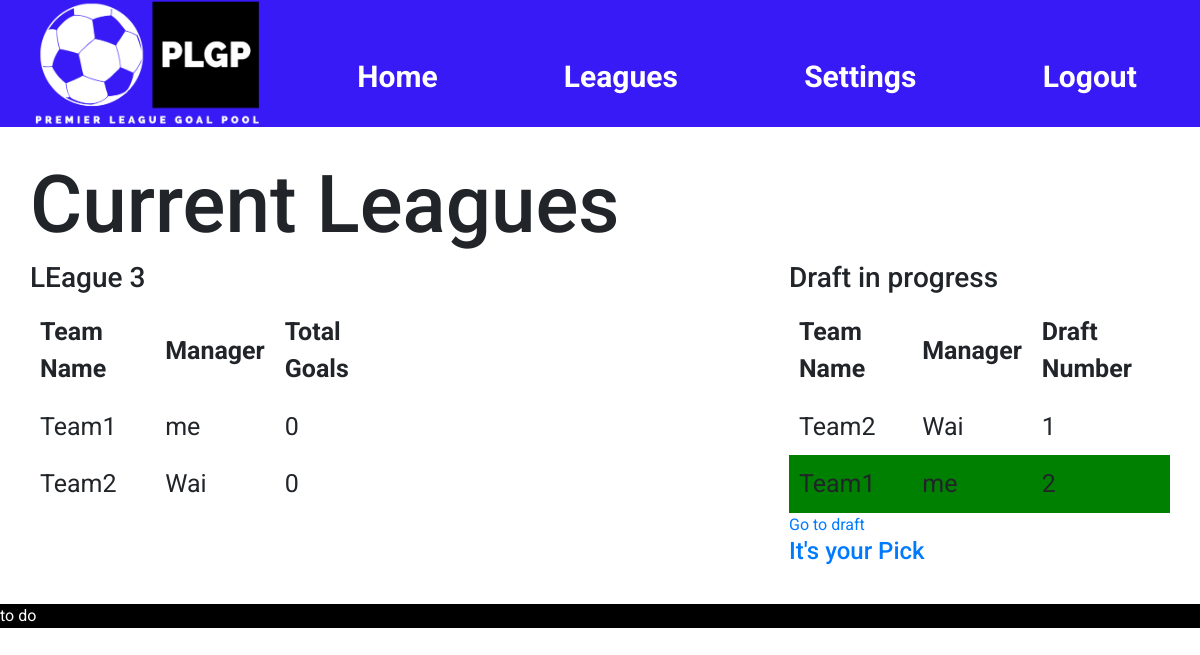
The page /dashboard (signed in) on the database as committed earlier.
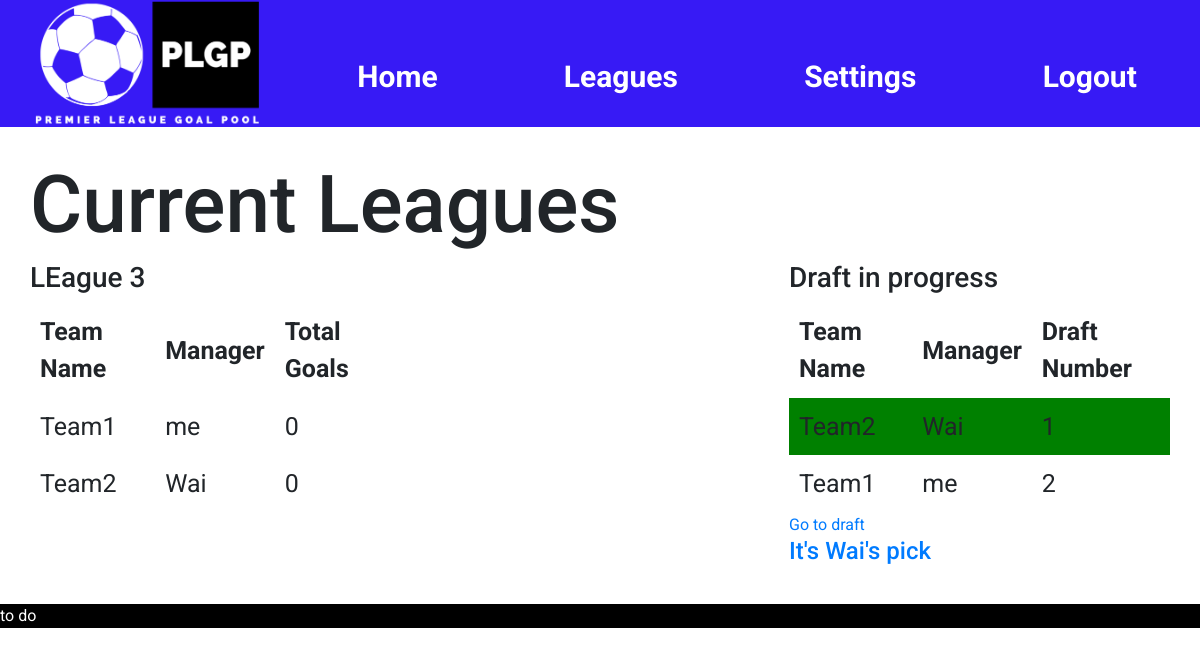
The same page on the database as committed later.
### goalpoolapp/models.py (models this page shows, shortened)
class League(models.Model):
    teamlimit = models.IntegerField()
    leaguename = models.CharField(max_length=64)
    leaguecode = models.CharField(max_length = 10, blank=True, null=True)
    teamplayerslimit = models.IntegerField(validators=[MaxValueValidator(20), MinValueValidator(1)])
    transfersActivated = models.BooleanField()
    duplicatePlayersAllowed = models.BooleanField()
    admin = models.ForeignKey(User, on_delete=models.CASCADE, related_name="administratedleague")
    draftcomplete = models.BooleanField(default=False)
    draftstarted = models.BooleanField(default=False)
    draftposition = models.IntegerField(default=1)
    draftdecending = models.BooleanField(default=False)

class Team(models.Model):
    manager = models.ForeignKey(User, on_delete=models.CASCADE, related_name="managedteams")
    league = models.ForeignKey(League, on_delete=models.CASCADE, related_name="leagueteams")
    players = models.ManyToManyField(Player, related_name="teams", blank=True)
    teamname = models.CharField(max_length=64)
    totalgoals = models.IntegerField(default=0)
    draftnumber = models.IntegerField(blank=True, null=True)

class User(AbstractUser):
    pass

### goalpoolapp/views.py (the view)
# urls.py: path('dashboard', views.dashboard, name='dashboard'),
def dashboard(request):
    teams = Team.objects.filter(manager=request.user)
    leagues = League.objects.filter(leagueteams__in=teams)
    return render(request, 'goalpoolapp/dashboard.html', {
        "teams": teams,
        "leagues": leagues,
    })

### goalpoolapp/templates/goalpoolapp/dashboard.html (shortened to what this page needs)
{% extends "goalpoolapp/layout.html" %}
{% load static %}
{% block body %}
<div id="main-page-content-container">
    <div id="main-page-content">
        <h2>Current Leagues</h2>
        {% for league in leagues %}
            <div class="leaguecontainer">
                <div class="leaguetable">
                    <h3>{{ league.leaguename }}</h3>
                    <table>
                        <tr>
                            <th>Team Name</th>
                            <th>Manager</th>
                            <th>Total Goals</th>
                        </tr>
                        {% for team in league.leagueteams.all %}
                        <tr>
                            <td>{{ team.teamname }}</td>
                            <td>{{ team.manager }}</td>
                            <td>{{ team.totalgoals }}</td>
                        </tr>
                        {% endfor %}
                    </table>
                </div>
                <div class="leaguedetails">
                    {% if league.draftstarted == True and league.draftcomplete == False %}
                        <h3>Draft in progress</h3>
                        <table>
                            <tr>
                                <th>Team Name</th>
                                <th>Manager</th>
                                <th>Draft Number</th>
                            </tr>
                            {% for team in league.leagueteams.all|dictsort:"draftnumber" %}
                                <tr class="{% if team.draftnumber == league.draftposition %}draftselected{% endif %}">
                                    <td>{{ team.teamname }}</td>
                                    <td>{{ team.manager }}</td>
                                    <td>{{ team.draftnumber }}</td>
                                </tr>
                            {% endfor %}
                        </table>
                        <a class="button" href="{% url 'goalpoolapp:draft' league.id %}">Go to draft
                        {% for team in league.leagueteams.all %}
                            {% if team.draftnumber == league.draftposition %}
                                {% if team.manager == user %}
                                    <h4>It's your Pick</h4>
                                {% else %}
                                    <h4>It's {{ team.manager }}'s pick</h4>
                                {% endif %}
                            {% endif %}
                        {% endfor %}
                        </a>
                    {% endif %}
                </div>
            </div>
        {% endfor %}
    </div>
</div>
{% endblock %}

### goalpoolapp/templates/goalpoolapp/layout.html (shortened to what this page needs)
{% load static %}
<!DOCTYPE html>
<html lang="en">
    <head>
        <link rel="stylesheet" href="https://stackpath.bootstrapcdn.com/bootstrap/4.4.1/css/bootstrap.min.css">
        <link href="{% static 'goalpoolapp/styles.css' %}" rel="stylesheet">
    </head>
    <body>
        <header>
            <nav>
                <img src="{% static 'goalpoolapp/siteimages/logo.png' %}" id="site-logo">
                {% if user.is_authenticated %}
                <div class="nav-item">
                    <a class="nav-link" href="/"><strong>Home</strong></a>
                </div>
                <div class="nav-item" id="leaguemenu">
                    <a class="nav-link" href="{% url 'goalpoolapp:leagueview' %}"><strong>Leagues</strong></a>
                </div>
                <div class="nav-item">
                    <a class="nav-link" href="/"><strong>Settings</strong></a>
                </div>
                <div class="nav-item">
                    <a class="nav-link" href="{% url 'goalpoolapp:logoutuser' %}"><strong>Logout</strong></a>
                </div>
                {% endif %}
            </nav>
        </header>
        <main class="body">
            {% block body %}
            {% endblock %}
        </main>
        <footer>
            <span> to do </span>
        </footer>
    </body>
</html>

### goalpoolapp/static/goalpoolapp/styles.css (style rules this page uses)
* { font-family: 'Roboto', sans-serif; }
h2 { font-size: 80px; }
table { font-size: 25px; }
th, td { padding: 10px; }
nav { background-color: #371af5; display: flex; flex-direction: row; justify-content: space-around; align-items: self-end; width: 100%; }
#site-logo { width: 20%; }
.nav-item { padding: 20px; }
.nav-link { font-size: 30px; color: white; text-decoration: none; }
#main-page-content-container { display: flex; flex-direction: column; align-items: center; background-color: white; padding: 30px; z-index: 1; }
#main-page-content { max-width: 1200px; }
.leaguecontainer { display: flex; justify-content: space-between; width: 100%; }
.leaguetable { margin-right: 400px; }
.draftselected { background-color: green; }
footer { background-color: black; color: white; }

Rows that differ between the two databases and show on the page:
changed League "LEague 3": draftposition 2 → 1 (drawn); gains Team (teamname "Team2", manager "Wai", totalgoals "0", draftnumber "1"); loses Team (teamname "Team1", manager "me", totalgoals "0", draftnumber "2", shows "It's your Pick")
